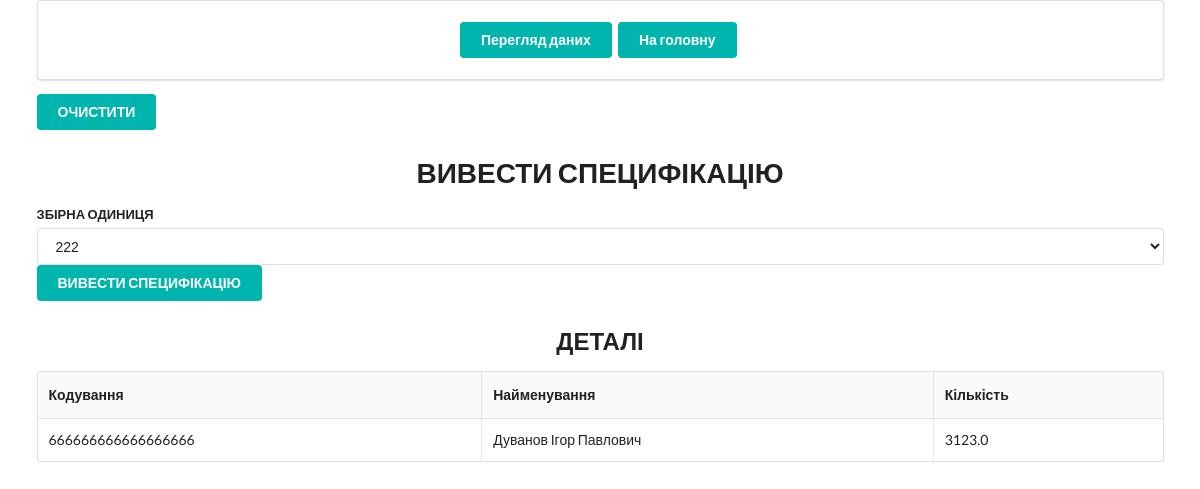
Page /specification on the earlier database version.
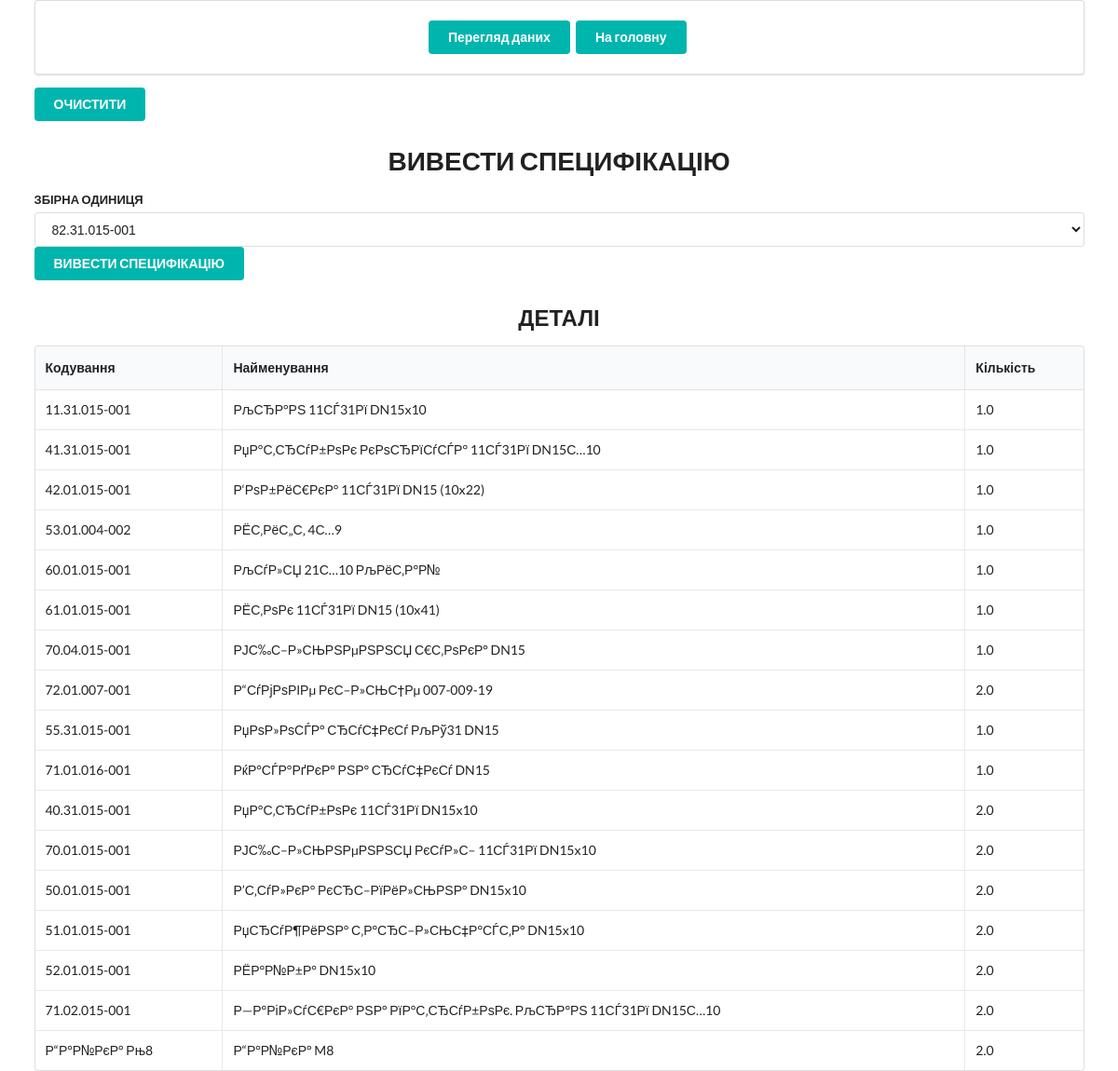
Same page on the later database version.
### tables/tables_zero.py (models this page shows)
class Specification(Base):
    __tablename__ = 'specifications'
    id = Column(Integer, primary_key=True, index=True)
    coding = Column(String)         # Кодування
    name = Column(String)           # Найменування
    number = Column(String)         # Кількість

### routers/revision/revision_router.py (the view)
@app.get('/specification')
def specification(request: Request, db_session: Session = Depends(get_db)):
    materials = db_session.query(Material).all()
    details = db_session.query(Detail).all()
    collectives = db_session.query(Collective).all()
    specifications = db_session.query(Specification).all()
    return templates.TemplateResponse('/revision/index_specification.html',
                                      {'request': request,
                                       'detail_list': details,
                                       'material_list': materials,
                                       'collective_list':collectives,
                                       'specification_list':specifications}
                                      )

### templates/revision/index_specification.html
{% extends 'layout.html' %}
{% block content %}
<div class="ui container">
    <div class="ui padded segment">
        <div class="ui center aligned container">
            <a href="revision" class="ui teal button">Перегляд даних</a>
            <a href="/"><button class="ui teal  button">На головну</button></a>
        </div>
    </div>
    <form class="ui form" action="{{ url_for('dele_spec') }}" method="post">
        <button class="ui teal  button" type="submit">ОЧИСТИТИ</button>
    </form>
    <h1 class="ui center aligned header ">ВИВЕСТИ СПЕЦИФІКАЦІЮ</h1>
    <form class="ui form" action="{{ url_for('specification') }}" method="post">
        <div class="field">
            <label>ЗБІРНА ОДИНИЦЯ</label>
            <select name="A">
                {% for collective in collective_list %}
                    <option value="{{ collective.collective_id }}">{{ collective.collective_coding }}</option>
                {% endfor %}
            </select>
            <button class="ui teal  button" type="submit">ВИВЕСТИ СПЕЦИФІКАЦІЮ</button>
        </div>
    </form>
    <h2 class="ui center aligned header">ДЕТАЛІ</h2>
    <table class="ui celled table">
        <thead>
            <tr>
                <th>Кодування</th>
                <th>Найменування</th>
                <th>Кількість</th>
            </tr>
        </thead>
        <tbody>
            {% for specification in specification_list %}
                <tr>
                    <td> {{ specification.coding }} </td>
                    <td> {{ specification.name }} </td>
                    <td> {{ specification.number }} </td>
                </tr>
            {% endfor %}
        </tbody>
    </table>
</div>
{% endblock content %}

### templates/layout.html (shortened to what this page needs)
<!doctype html>
<html lang="en">
<head>
    <link rel="stylesheet" href="https://cdn.jsdelivr.net/npm/semantic-ui@2.4.2/dist/semantic.min.css">
    <link rel="stylesheet" href="{{ url_for('static', path='css/style.css') }}">
</head>
<body>
{% block content %}
{% endblock content %}
</body>
</html>

Differences in the rows shown:
changed Specification: coding "666666666666666666" → "11.31.015-001"; name "Дуванов Ігор Павлович" → "РљСЂР°РЅ 11СЃ31Рї DN15x10"; number "3123.0" → "1.0"
added Specification: coding "41.31.015-001", name "РџР°С‚СЂСѓР±РѕРє РєРѕСЂРїСѓСЃР° 11СЃ31Рї DN15С…10", number "1.0"
added Specification: coding "42.01.015-001", name "Р‘РѕР±РёС€РєР° 11СЃ31Рї DN15 (10x22)", number "1.0"
added Specification: coding "53.01.004-002", name "РЁС‚РёС„С‚ 4С…9", number "1.0"
added Specification: coding "60.01.015-001", name "РљСѓР»СЏ 21С…10 РљРёС‚Р°Р№", number "1.0"
added Specification: coding "61.01.015-001", name "РЁС‚РѕРє 11СЃ31Рї DN15 (10x41)", number "1.0"
added Specification: coding "70.04.015-001", name "РЈС‰С–Р»СЊРЅРµРЅРЅСЏ С€С‚РѕРєР° DN15", number "1.0"
added Specification: coding "72.01.007-001", name "Р“СѓРјРѕРІРµ РєС–Р»СЊС†Рµ 007-009-19", number "2.0"
added Specification: coding "55.31.015-001", name "РџРѕР»РѕСЃР° СЂСѓС‡РєСѓ РљРў31 DN15", number "1.0"
added Specification: coding "71.01.016-001", name "РќР°СЃР°РґРєР° РЅР° СЂСѓС‡РєСѓ DN15", number "1.0"
added Specification: coding "40.31.015-001", name "РџР°С‚СЂСѓР±РѕРє 11СЃ31Рї DN15x10", number "2.0"
added Specification: coding "70.01.015-001", name "РЈС‰С–Р»СЊРЅРµРЅРЅСЏ РєСѓР»С– 11СЃ31Рї DN15x10", number "2.0"
added Specification: coding "50.01.015-001", name "Р’С‚СѓР»РєР° РєСЂС–РїРёР»СЊРЅР° DN15x10", number "2.0"
added Specification: coding "51.01.015-001", name "РџСЂСѓР¶РёРЅР° С‚Р°СЂС–Р»СЊС‡Р°СЃС‚Р° DN15x10", number "2.0"
added Specification: coding "52.01.015-001", name "РЁР°Р№Р±Р° DN15x10", number "2.0"
added Specification: coding "71.02.015-001", name "Р—Р°РіР»СѓС€РєР° РЅР° РїР°С‚СЂСѓР±РѕРє. РљСЂР°РЅ 11СЃ31Рї DN15С…10", number "2.0"
added Specification: coding "Р“Р°Р№РєР° Рњ8", name "Р“Р°Р№РєР° M8", number "2.0"
Other differences:
form field A: "222" → "82.31.015-001"
